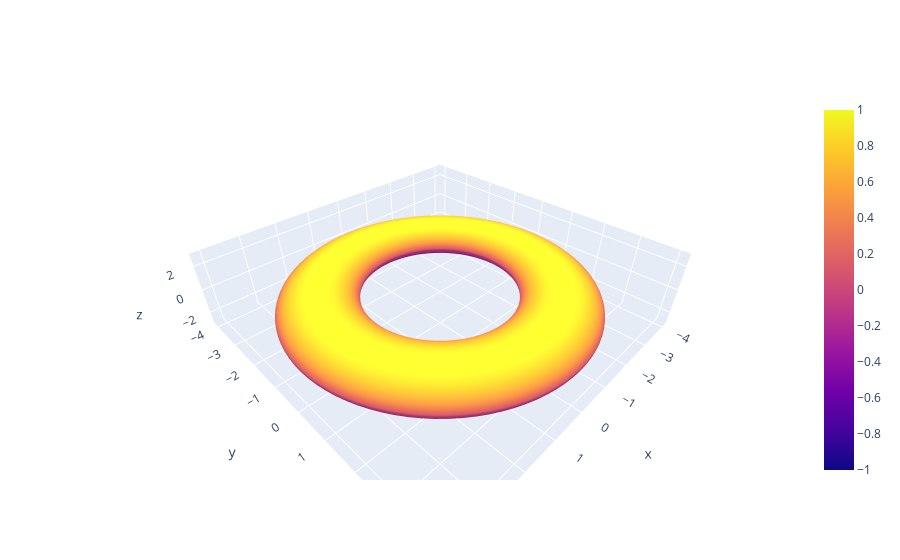

Notebook source saved alongside this figure:
### Code cell
import plotly.graph_objs as go
import numpy as np

# Definir los valores de R y r para el toro
R = 3  # Radio mayor
r = 1  # Radio menor

# Crear una malla de puntos en los ejes x, y, y z
theta = np.linspace(0, 2 * np.pi, 100)
phi = np.linspace(0, 2 * np.pi, 100)
theta, phi = np.meshgrid(theta, phi)
x = (R + r * np.cos(phi)) * np.cos(theta)
y = (R + r * np.cos(phi)) * np.sin(theta)
z = r * np.sin(phi)

# Crear un objeto de superficie 3D en Plotly
surface = go.Surface(x=x, y=y, z=z)

# Crear una figura
fig = go.Figure(data=[surface])

# Configurar la apariencia de la figura
fig.update_layout(scene=dict(zaxis=dict(range=[-3, 3])))  # Ajustar el rango del eje z si es necesario

# Mostrar el gráfico
fig.show()

### Figure 1 — Plotly figure (JSON) as saved in the notebook; plotly's stock layout.template omitted (floating-point values rounded to 4 significant figures; data arrays with more than 128 entries replaced by an {"elided": "..."} marker saying what was removed)
{"data": [{"type": "surface", "x": {"elided": "100x100 float values"}, "y": {"elided": "100x100 float values"}, "z": {"elided": "100x100 float values"}}], "layout": {"scene": {"zaxis": {"range": [-3, 3]}}}}
